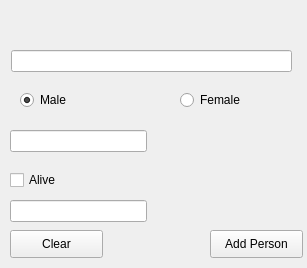
<?xml version="1.0" encoding="UTF-8"?>
<ui version="4.0">
 <class>AddPersonForm</class>
 <widget class="QWidget" name="AddPersonForm">
  <property name="geometry">
   <rect>
    <x>0</x>
    <y>0</y>
    <width>307</width>
    <height>268</height>
   </rect>
  </property>
  <property name="windowTitle">
   <string>Form</string>
  </property>
  <widget class="QLineEdit" name="lineEditPersonName">
   <property name="geometry">
    <rect>
     <x>11</x>
     <y>50</y>
     <width>281</width>
     <height>22</height>
    </rect>
   </property>
  </widget>
  <widget class="QLineEdit" name="lineEditPersonYearOfDeath">
   <property name="geometry">
    <rect>
     <x>10</x>
     <y>200</y>
     <width>137</width>
     <height>22</height>
    </rect>
   </property>
  </widget>
  <widget class="QLineEdit" name="lineEditPersonYearOfBirth">
   <property name="geometry">
    <rect>
     <x>10</x>
     <y>130</y>
     <width>137</width>
     <height>22</height>
    </rect>
   </property>
  </widget>
  <widget class="QRadioButton" name="radioButtonPersonGenderMale">
   <property name="geometry">
    <rect>
     <x>20</x>
     <y>90</y>
     <width>95</width>
     <height>20</height>
    </rect>
   </property>
   <property name="text">
    <string>Male</string>
   </property>
   <property name="checked">
    <bool>true</bool>
   </property>
  </widget>
  <widget class="QRadioButton" name="radioButtonPersonGenderFemale">
   <property name="geometry">
    <rect>
     <x>180</x>
     <y>90</y>
     <width>95</width>
     <height>20</height>
    </rect>
   </property>
   <property name="text">
    <string>Female</string>
   </property>
  </widget>
  <widget class="QCheckBox" name="checkBoxPersonAlive">
   <property name="geometry">
    <rect>
     <x>10</x>
     <y>170</y>
     <width>81</width>
     <height>20</height>
    </rect>
   </property>
   <property name="text">
    <string>Alive</string>
   </property>
  </widget>
  <widget class="QPushButton" name="pushButtonAddPerson">
   <property name="geometry">
    <rect>
     <x>210</x>
     <y>230</y>
     <width>93</width>
     <height>28</height>
    </rect>
   </property>
   <property name="text">
    <string>Add Person</string>
   </property>
  </widget>
  <widget class="QPushButton" name="pushButtonClear">
   <property name="geometry">
    <rect>
     <x>10</x>
     <y>230</y>
     <width>93</width>
     <height>28</height>
    </rect>
   </property>
   <property name="text">
    <string>Clear</string>
   </property>
  </widget>
 </widget>
 <resources/>
 <connections/>
 <designerdata>
  <property name="gridDeltaX">
   <number>10</number>
  </property>
  <property name="gridDeltaY">
   <number>10</number>
  </property>
  <property name="gridSnapX">
   <bool>true</bool>
  </property>
  <property name="gridSnapY">
   <bool>true</bool>
  </property>
  <property name="gridVisible">
   <bool>true</bool>
  </property>
 </designerdata>
</ui>
